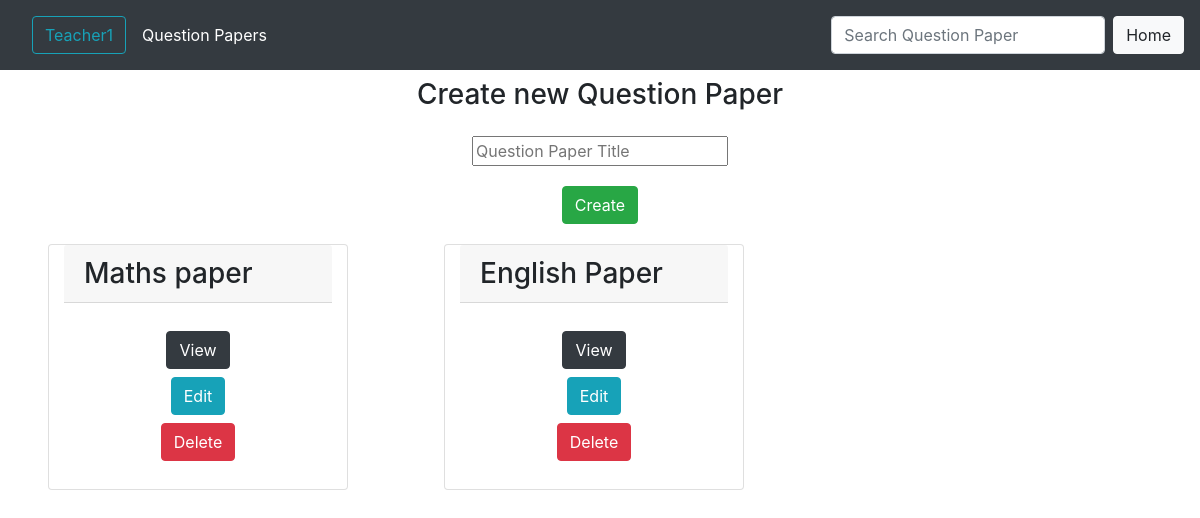
/prof/questionpaper (signed in), run on an earlier commit of the app's database.
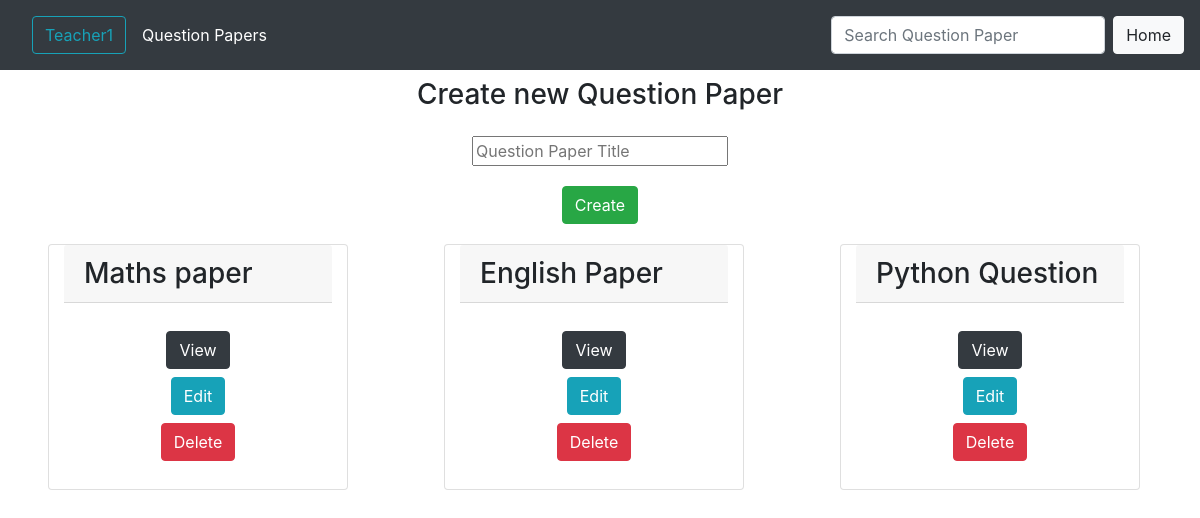
And on a later commit of the database.
### main/models/question_paper.py (models this page shows, shortened)
class Question_Paper(models.Model):
    professor = models.ForeignKey(User, limit_choices_to={'isTeacher': True}, on_delete=models.CASCADE)
    qPaperTitle = models.CharField(max_length=100)
    questions = models.ManyToManyField(Question_DB)

### prof/views/question_paper.py (the view)
def make_paper(request):
    prof = request.user
    if request.method == 'POST' and not request.POST.get('presence', False):
        add_question_in_paper(request)
    elif request.method == 'POST' and request.POST.get('presence', False):
        title = request.POST['title']
        Question_Paper.objects.filter(professor=prof, qPaperTitle=title).first().delete()
    return render(request, 'prof/question_paper/qpaper.html', {
        'qpaper_db': Question_Paper.objects.filter(professor=prof), 'prof': prof
    })

### prof/templates/prof/question_paper/qpaper.html (shortened to what this page needs)
{% extends 'prof/base/base.html' %}
{% load crispy_forms_tags %}
{% load static %}
{% block navbar_title %}{{ prof.username }}{% endblock navbar_title %}
{% block navitem_title %}Question Papers{% endblock navitem_title %}
{% block buttons %}
    <a class="btn btn-light" href="{% url 'prof:index' %}">Home</a>
{% endblock buttons %}
{% block searchInput %}
    <form class="form-inline my-2 my-lg-0">
        <input id='searchPaper' class="form-control mr-sm-2" type="search" placeholder="Search Question Paper" aria-label="Search">
    </form>
{% endblock searchInput %}
{% block body %}
    <div class="container-fluid">
        <div align='center'>
            <h3 class="my-2">Create new Question Paper</h3>
            <form method="POST" action="{% url 'prof:add_question_in_paper' %}">
                <input class="my-3" type="text" placeholder="Question Paper Title" name="qpaper"><br>
                <input class="btn btn-success my-1" type="submit" value="Create">
            </form>
        </div>
        <div class="row">
            {% for pap in qpaper_db %}
            <div class="card my-3 mx-5 col-sm-3">
                <h3 class="card-header">{{ pap.qPaperTitle }}</h3>
                <div align="center" class="card-body">
                    <form method="POST" action="{% url 'prof:view_paper' %}">
                        <input class="btn btn-dark my-2" type="submit" value="View">
                    </form>
                    <form method="POST" action="{% url 'prof:edit_paper' %}">
                        <input class="btn btn-info" type="submit" value="Edit">
                    </form>
                    <form method="POST">
                        <input class="btn btn-danger my-2" onclick="return confirm('Are you sure you want to delete this paper?')" type="submit" value="Delete">
                    </form>
                </div>
            </div>
            {% empty %}
            <h3>No Question Papers available</h3>
            {% endfor %}
        </div>
    </div>
{% endblock body %}

What changed in the data, as far as the page shows it:
added Question_Paper: qPaperTitle "Python Question"
